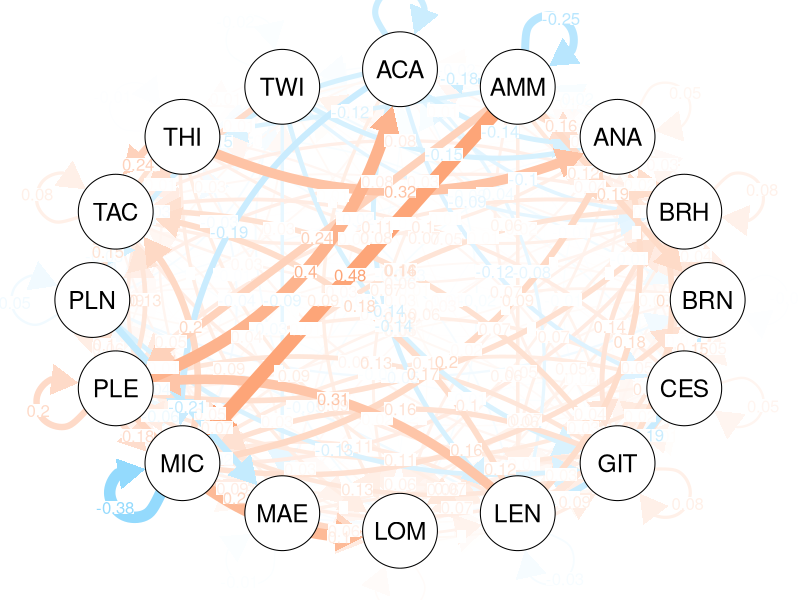
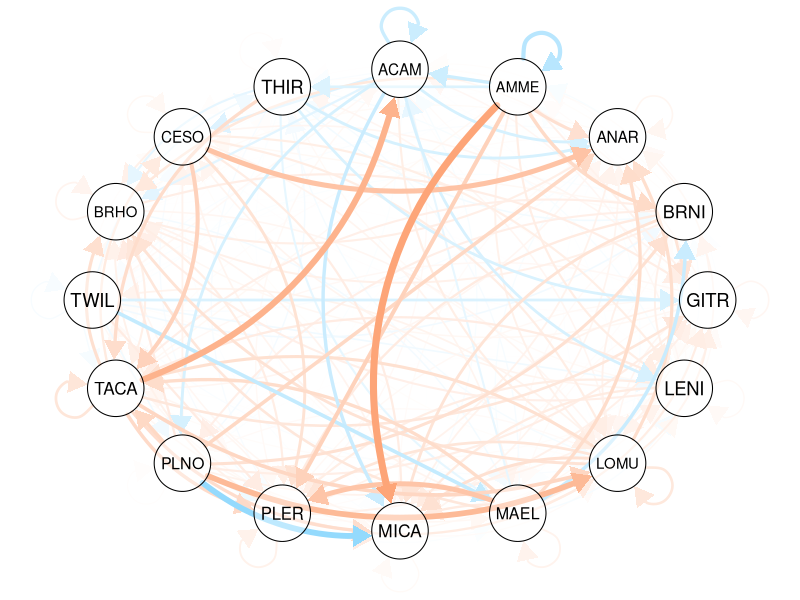
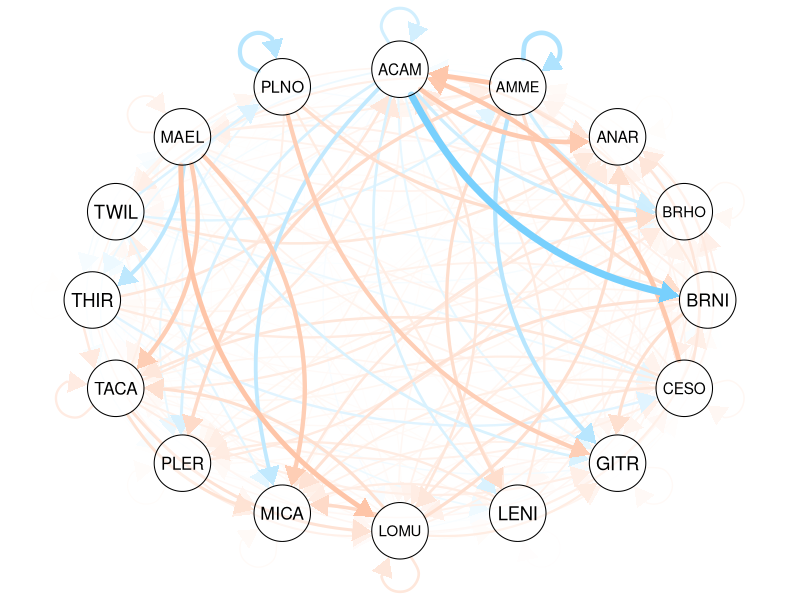

Here is the R script that generated these plots, in order: (Note: this script raises an error after producing the figures.)
## Interaction Networks

## Goals: visualize networks in control & drought treatments, relate plant traits to networks somehow, measure network properties

# Set up ###
library(tidyverse)
library(qgraph)
library(igraph)

## read in data
sums.info <- read.csv("data/parameter_summaries_20231218_models.csv")

# Format data ###
## try data format as edgelist
## control data
el.nw.C <- sums.info %>%
  filter(parameter_type != "lambda", treatment == "C") %>%
  select(-mean_parameter, -hdi_lo, -hdi_hi, -treatment, -X) %>% ## keep only median alphas, discard rest of info
  mutate(alpha = toupper(substr(parameter_type, 7, 10))) %>%
  select(alpha, species, median_parameter)

## visualize network
png("analyses/explore_interaction_coeff/preliminary_figures/network_C.png", width = 1200, height = 1200, units = 'px')

qgraph(el.nw.C, 
       layout = 'circle',
       negCol = '#78d0fd',   # facilitation = blue
       posCol = '#fda578',
       asize = 6,
       vTrans = 100,
       fade = T,
       trans = 0.5,
       maximum = 0)
dev.off()

## drought data 
el.nw.D <- sums.info %>%
  filter(parameter_type != "lambda", treatment == "D") %>%
  select(-mean_parameter, -hdi_lo, -hdi_hi, -treatment, -X) %>%
  mutate(alpha = toupper(substr(parameter_type, 7, 10))) %>%
  select(alpha, species, median_parameter)

## visualize network
png("analyses/explore_interaction_coeff/preliminary_figures/network_D.png", width = 1200, height = 1200, units = 'px')
qgraph(el.nw.D, 
       layout = 'circle',
       negCol = '#78d0fd',   # facilitation = blue
       posCol = '#fda578',
       asize = 6,
       vTrans = 100,
       fade = T,
       trans = 0.5, maximum = 0)
dev.off()

## might need to set the 'strongest' edge in order to compare between graphs?
## could eventually group nodes by functional group?

# Network metrics ####
## Modularity ####
### cluster_spinglass()

nwC <- graph_from_data_frame(el.nw.C, directed = TRUE)

cluster_spinglass(nwC)

nwD <- graph_from_data_frame(el.nw.D, directed = TRUE)

cluster_spinglass(nwD)

## overall low modularity - 0.25 for both
## not sure if the way I made the igraph object is completely correct
## take this result with a grain of salt










# OLD, DIDN'T WORK ####
nw.matrix.C <- sums.info %>%
  filter(parameter_type != "lambda", treatment == "C") %>%
  select(-mean_parameter, -hdi_lo, -hdi_hi, -treatment, -X) %>%
  pivot_wider(names_from = "species", values_from = "median_parameter") %>%
  mutate(alpha = toupper(substr(parameter_type, 7, 10))) %>%
  select(-parameter_type) %>%
  column_to_rownames("alpha") %>%
  as.matrix()

nw.matrix.C <- replace(nw.matrix.C, is.na(nw.matrix.C), 0)

t<-qgraph(nw.matrix.C,
       layout = 'circle',
       negCol = '#78d0fd',   # facilitation = blue
       posCol = '#fda578',
       asize = 6,
       vsize = 10,
       edge.width = 2,
       fade = T, directed = T,
       diag = T,
       edge.labels = TRUE)

as_edgelist(test2)
## some of the interaction coefficients are just not right on these labels. Don't know why it is not matching up the rownames and colnames?

nw.matrix.D <- sums.info %>%
  filter(parameter_type != "lambda", treatment == "D") %>%
  select(-mean_parameter, -hdi_lo, -hdi_hi, -treatment, -X) %>%
  pivot_wider(names_from = "species", values_from = "median_parameter") %>%
  mutate(alpha = toupper(substr(parameter_type, 7, 10))) %>%
  select(-parameter_type) %>%
  column_to_rownames("alpha") %>%
  as.matrix()

qgraph(nw.matrix.D,
       layout = 'circle',
       negCol = '#78d0fd',   # facilitation = blue
       posCol = '#fda578',
       asize = 6,
       vsize = 10,
       edge.width = 2,
       fade = T, directed = T,
       diag = T, edge.labels = TRUE)



test1 <- unname(nw.matrix.C)
test2 <- graph_from_adjacency_matrix(test1)

E(test2)$weight <- as.numeric(test1[!is.na(test1)])


test <- graph_from_adjacency_matrix(nw.matrix.C)

plot(test, layout = layout.circle, edge.curved=.1)



g <- make_graph(edges = c(1, 2, 1, 5), n = 10, directed = FALSE)
g
plot(g)


g1 <- graph( edges=c(1,2, 2,3, 3, 1), n=3, directed=F ) 

plot(g1)
